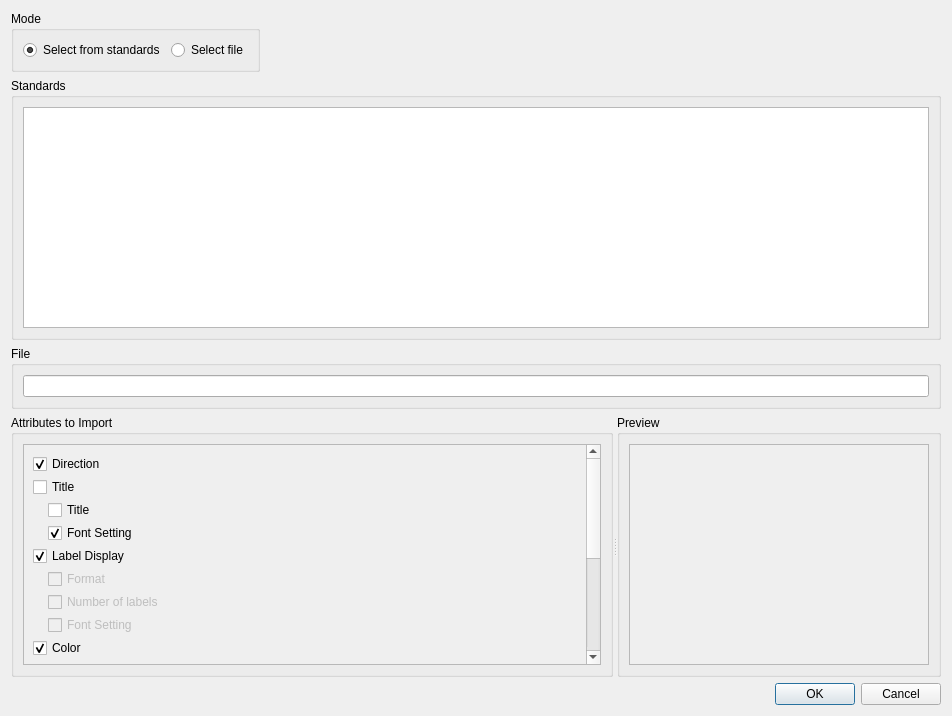
<?xml version="1.0" encoding="UTF-8"?>
<ui version="4.0">
 <class>ColorMapSettingEditWidget_ImportDialog</class>
 <widget class="QDialog" name="ColorMapSettingEditWidget_ImportDialog">
  <property name="geometry">
   <rect>
    <x>0</x>
    <y>0</y>
    <width>952</width>
    <height>716</height>
   </rect>
  </property>
  <property name="windowTitle">
   <string>Import Colormap Setting</string>
  </property>
  <layout class="QVBoxLayout" name="verticalLayout_6" stretch="0,1,0,1,0">
   <item>
    <layout class="QHBoxLayout" name="horizontalLayout_2">
     <item>
      <widget class="QGroupBox" name="modeGroupBox">
       <property name="title">
        <string>Mode</string>
       </property>
       <layout class="QHBoxLayout" name="horizontalLayout">
        <item>
         <widget class="QRadioButton" name="standardRadioButton">
          <property name="text">
           <string>Select from standards</string>
          </property>
          <property name="checked">
           <bool>true</bool>
          </property>
         </widget>
        </item>
        <item>
         <widget class="QRadioButton" name="fileRadioButton">
          <property name="text">
           <string>Select file</string>
          </property>
         </widget>
        </item>
       </layout>
      </widget>
     </item>
     <item>
      <spacer name="horizontalSpacer">
       <property name="orientation">
        <enum>Qt::Horizontal</enum>
       </property>
       <property name="sizeHint" stdset="0">
        <size>
         <width>40</width>
         <height>20</height>
        </size>
       </property>
      </spacer>
     </item>
    </layout>
   </item>
   <item>
    <widget class="QGroupBox" name="standardsGroupBox">
     <property name="title">
      <string>Standards</string>
     </property>
     <layout class="QVBoxLayout" name="verticalLayout_3">
      <item>
       <widget class="QTreeView" name="standardsTreeView">
        <property name="editTriggers">
         <set>QAbstractItemView::NoEditTriggers</set>
        </property>
        <attribute name="headerVisible">
         <bool>false</bool>
        </attribute>
       </widget>
      </item>
     </layout>
    </widget>
   </item>
   <item>
    <widget class="QGroupBox" name="fileGroupBox">
     <property name="title">
      <string>File</string>
     </property>
     <layout class="QVBoxLayout" name="verticalLayout_2">
      <item>
       <widget class="FilenameEditWidget" name="fileEdit"/>
      </item>
     </layout>
    </widget>
   </item>
   <item>
    <widget class="QSplitter" name="splitter">
     <property name="orientation">
      <enum>Qt::Horizontal</enum>
     </property>
     <widget class="QGroupBox" name="attributesGroupBox">
      <property name="title">
       <string>Attributes to Import</string>
      </property>
      <layout class="QVBoxLayout" name="verticalLayout_5">
       <item>
        <widget class="QScrollArea" name="attributesScrollArea">
         <property name="widgetResizable">
          <bool>true</bool>
         </property>
         <widget class="QWidget" name="scrollAreaWidgetContents">
          <property name="geometry">
           <rect>
            <x>0</x>
            <y>0</y>
            <width>570</width>
            <height>374</height>
           </rect>
          </property>
          <layout class="QVBoxLayout" name="verticalLayout_4" stretch="0,0,0,0,0,0,0,0,0,0,0,0,0,0,0,0,0,1">
           <property name="spacing">
            <number>3</number>
           </property>
           <item>
            <widget class="QCheckBox" name="directionCheckBox">
             <property name="text">
              <string>Direction</string>
             </property>
             <property name="checked">
              <bool>true</bool>
             </property>
            </widget>
           </item>
           <item>
            <widget class="QCheckBox" name="titleGroupCheckBox">
             <property name="text">
              <string>Title</string>
             </property>
            </widget>
           </item>
           <item>
            <layout class="QHBoxLayout" name="horizontalLayout_3">
             <item>
              <spacer name="horizontalSpacer_2">
               <property name="orientation">
                <enum>Qt::Horizontal</enum>
               </property>
               <property name="sizeType">
                <enum>QSizePolicy::Fixed</enum>
               </property>
               <property name="sizeHint" stdset="0">
                <size>
                 <width>15</width>
                 <height>10</height>
                </size>
               </property>
              </spacer>
             </item>
             <item>
              <widget class="QCheckBox" name="titleCheckBox">
               <property name="text">
                <string>Title</string>
               </property>
              </widget>
             </item>
            </layout>
           </item>
           <item>
            <layout class="QHBoxLayout" name="horizontalLayout_4">
             <item>
              <spacer name="horizontalSpacer_3">
               <property name="orientation">
                <enum>Qt::Horizontal</enum>
               </property>
               <property name="sizeType">
                <enum>QSizePolicy::Fixed</enum>
               </property>
               <property name="sizeHint" stdset="0">
                <size>
                 <width>15</width>
                 <height>10</height>
                </size>
               </property>
              </spacer>
             </item>
             <item>
              <widget class="QCheckBox" name="titleFontSettingCheckBox">
               <property name="text">
                <string>Font Setting</string>
               </property>
               <property name="checked">
                <bool>true</bool>
               </property>
              </widget>
             </item>
            </layout>
           </item>
           <item>
            <widget class="QCheckBox" name="labelDisplayGroupCheckBox">
             <property name="text">
              <string>Label Display</string>
             </property>
             <property name="checked">
              <bool>true</bool>
             </property>
            </widget>
           </item>
           <item>
            <layout class="QHBoxLayout" name="horizontalLayout_5">
             <item>
              <spacer name="horizontalSpacer_4">
               <property name="orientation">
                <enum>Qt::Horizontal</enum>
               </property>
               <property name="sizeType">
                <enum>QSizePolicy::Fixed</enum>
               </property>
               <property name="sizeHint" stdset="0">
                <size>
                 <width>15</width>
                 <height>10</height>
                </size>
               </property>
              </spacer>
             </item>
             <item>
              <widget class="QCheckBox" name="labelFormatCheckBox">
               <property name="enabled">
                <bool>false</bool>
               </property>
               <property name="text">
                <string>Format</string>
               </property>
              </widget>
             </item>
            </layout>
           </item>
           <item>
            <layout class="QHBoxLayout" name="horizontalLayout_6">
             <item>
              <spacer name="horizontalSpacer_5">
               <property name="orientation">
                <enum>Qt::Horizontal</enum>
               </property>
               <property name="sizeType">
                <enum>QSizePolicy::Fixed</enum>
               </property>
               <property name="sizeHint" stdset="0">
                <size>
                 <width>15</width>
                 <height>10</height>
                </size>
               </property>
              </spacer>
             </item>
             <item>
              <widget class="QCheckBox" name="numLabelsCheckBox">
               <property name="enabled">
                <bool>false</bool>
               </property>
               <property name="text">
                <string>Number of labels</string>
               </property>
              </widget>
             </item>
            </layout>
           </item>
           <item>
            <layout class="QHBoxLayout" name="horizontalLayout_7">
             <item>
              <spacer name="horizontalSpacer_6">
               <property name="orientation">
                <enum>Qt::Horizontal</enum>
               </property>
               <property name="sizeType">
                <enum>QSizePolicy::Fixed</enum>
               </property>
               <property name="sizeHint" stdset="0">
                <size>
                 <width>15</width>
                 <height>10</height>
                </size>
               </property>
              </spacer>
             </item>
             <item>
              <widget class="QCheckBox" name="labelFontSettingCheckBox">
               <property name="enabled">
                <bool>false</bool>
               </property>
               <property name="text">
                <string>Font Setting</string>
               </property>
              </widget>
             </item>
            </layout>
           </item>
           <item>
            <widget class="QCheckBox" name="colorGroupCheckBox">
             <property name="text">
              <string>Color</string>
             </property>
             <property name="checked">
              <bool>true</bool>
             </property>
            </widget>
           </item>
           <item>
            <layout class="QHBoxLayout" name="horizontalLayout_8">
             <item>
              <spacer name="horizontalSpacer_7">
               <property name="orientation">
                <enum>Qt::Horizontal</enum>
               </property>
               <property name="sizeType">
                <enum>QSizePolicy::Fixed</enum>
               </property>
               <property name="sizeHint" stdset="0">
                <size>
                 <width>15</width>
                 <height>10</height>
                </size>
               </property>
              </spacer>
             </item>
             <item>
              <widget class="QCheckBox" name="colorTitleCheckBox">
               <property name="enabled">
                <bool>false</bool>
               </property>
               <property name="text">
                <string>Title</string>
               </property>
              </widget>
             </item>
            </layout>
           </item>
           <item>
            <layout class="QHBoxLayout" name="horizontalLayout_9">
             <item>
              <spacer name="horizontalSpacer_8">
               <property name="orientation">
                <enum>Qt::Horizontal</enum>
               </property>
               <property name="sizeType">
                <enum>QSizePolicy::Fixed</enum>
               </property>
               <property name="sizeHint" stdset="0">
                <size>
                 <width>15</width>
                 <height>10</height>
                </size>
               </property>
              </spacer>
             </item>
             <item>
              <widget class="QCheckBox" name="colorLabelCheckBox">
               <property name="enabled">
                <bool>false</bool>
               </property>
               <property name="text">
                <string>Label</string>
               </property>
              </widget>
             </item>
            </layout>
           </item>
           <item>
            <layout class="QHBoxLayout" name="horizontalLayout_10">
             <item>
              <spacer name="horizontalSpacer_9">
               <property name="orientation">
                <enum>Qt::Horizontal</enum>
               </property>
               <property name="sizeType">
                <enum>QSizePolicy::Fixed</enum>
               </property>
               <property name="sizeHint" stdset="0">
                <size>
                 <width>15</width>
                 <height>10</height>
                </size>
               </property>
              </spacer>
             </item>
             <item>
              <widget class="QCheckBox" name="colorBackgroundCheckBox">
               <property name="enabled">
                <bool>false</bool>
               </property>
               <property name="text">
                <string>Background</string>
               </property>
              </widget>
             </item>
            </layout>
           </item>
           <item>
            <widget class="QCheckBox" name="sizeAndPositionGroupCheckBox">
             <property name="text">
              <string>Size and Position</string>
             </property>
             <property name="checked">
              <bool>true</bool>
             </property>
            </widget>
           </item>
           <item>
            <layout class="QHBoxLayout" name="horizontalLayout_11">
             <item>
              <spacer name="horizontalSpacer_10">
               <property name="orientation">
                <enum>Qt::Horizontal</enum>
               </property>
               <property name="sizeType">
                <enum>QSizePolicy::Fixed</enum>
               </property>
               <property name="sizeHint" stdset="0">
                <size>
                 <width>15</width>
                 <height>10</height>
                </size>
               </property>
              </spacer>
             </item>
             <item>
              <widget class="QCheckBox" name="positionCheckBox">
               <property name="enabled">
                <bool>false</bool>
               </property>
               <property name="text">
                <string>Position</string>
               </property>
              </widget>
             </item>
            </layout>
           </item>
           <item>
            <layout class="QHBoxLayout" name="horizontalLayout_12">
             <item>
              <spacer name="horizontalSpacer_11">
               <property name="orientation">
                <enum>Qt::Horizontal</enum>
               </property>
               <property name="sizeType">
                <enum>QSizePolicy::Fixed</enum>
               </property>
               <property name="sizeHint" stdset="0">
                <size>
                 <width>15</width>
                 <height>10</height>
                </size>
               </property>
              </spacer>
             </item>
             <item>
              <widget class="QCheckBox" name="sizeCheckBox">
               <property name="enabled">
                <bool>false</bool>
               </property>
               <property name="text">
                <string>Size</string>
               </property>
              </widget>
             </item>
            </layout>
           </item>
           <item>
            <widget class="QCheckBox" name="barWidthCheckBox">
             <property name="text">
              <string>Bar Width</string>
             </property>
             <property name="checked">
              <bool>true</bool>
             </property>
            </widget>
           </item>
           <item>
            <widget class="QCheckBox" name="alignmentCheckBox">
             <property name="text">
              <string>Alignment</string>
             </property>
             <property name="checked">
              <bool>true</bool>
             </property>
            </widget>
           </item>
           <item>
            <spacer name="verticalSpacer">
             <property name="orientation">
              <enum>Qt::Vertical</enum>
             </property>
             <property name="sizeType">
              <enum>QSizePolicy::Minimum</enum>
             </property>
             <property name="sizeHint" stdset="0">
              <size>
               <width>20</width>
               <height>13</height>
              </size>
             </property>
            </spacer>
           </item>
          </layout>
         </widget>
        </widget>
       </item>
      </layout>
     </widget>
     <widget class="QGroupBox" name="previewGroupBox">
      <property name="title">
       <string>Preview</string>
      </property>
      <layout class="QVBoxLayout" name="verticalLayout_7">
       <item>
        <widget class="QScrollArea" name="scrollArea">
         <property name="widgetResizable">
          <bool>true</bool>
         </property>
         <widget class="QWidget" name="scrollAreaWidgetContents_2">
          <property name="geometry">
           <rect>
            <x>0</x>
            <y>0</y>
            <width>298</width>
            <height>240</height>
           </rect>
          </property>
          <layout class="QVBoxLayout" name="verticalLayout">
           <item>
            <widget class="QImageDisplayWidget" name="previewWidget" native="true"/>
           </item>
          </layout>
         </widget>
        </widget>
       </item>
      </layout>
     </widget>
    </widget>
   </item>
   <item>
    <widget class="QDialogButtonBox" name="buttonBox">
     <property name="orientation">
      <enum>Qt::Horizontal</enum>
     </property>
     <property name="standardButtons">
      <set>QDialogButtonBox::Cancel|QDialogButtonBox::Ok</set>
     </property>
    </widget>
   </item>
  </layout>
 </widget>
 <customwidgets>
  <customwidget>
   <class>FilenameEditWidget</class>
   <extends>QLineEdit</extends>
   <header>guibase/widget/filenameeditwidget.h</header>
  </customwidget>
  <customwidget>
   <class>QImageDisplayWidget</class>
   <extends>QWidget</extends>
   <header>misc/qimagedisplaywidget.h</header>
   <container>1</container>
  </customwidget>
 </customwidgets>
 <resources/>
 <connections>
  <connection>
   <sender>buttonBox</sender>
   <signal>accepted()</signal>
   <receiver>ColorMapSettingEditWidget_ImportDialog</receiver>
   <slot>accept()</slot>
   <hints>
    <hint type="sourcelabel">
     <x>457</x>
     <y>721</y>
    </hint>
    <hint type="destinationlabel">
     <x>157</x>
     <y>274</y>
    </hint>
   </hints>
  </connection>
  <connection>
   <sender>buttonBox</sender>
   <signal>rejected()</signal>
   <receiver>ColorMapSettingEditWidget_ImportDialog</receiver>
   <slot>reject()</slot>
   <hints>
    <hint type="sourcelabel">
     <x>525</x>
     <y>721</y>
    </hint>
    <hint type="destinationlabel">
     <x>286</x>
     <y>274</y>
    </hint>
   </hints>
  </connection>
  <connection>
   <sender>titleGroupCheckBox</sender>
   <signal>toggled(bool)</signal>
   <receiver>titleCheckBox</receiver>
   <slot>setDisabled(bool)</slot>
   <hints>
    <hint type="sourcelabel">
     <x>55</x>
     <y>480</y>
    </hint>
    <hint type="destinationlabel">
     <x>107</x>
     <y>505</y>
    </hint>
   </hints>
  </connection>
  <connection>
   <sender>titleGroupCheckBox</sender>
   <signal>toggled(bool)</signal>
   <receiver>titleFontSettingCheckBox</receiver>
   <slot>setDisabled(bool)</slot>
   <hints>
    <hint type="sourcelabel">
     <x>54</x>
     <y>480</y>
    </hint>
    <hint type="destinationlabel">
     <x>106</x>
     <y>533</y>
    </hint>
   </hints>
  </connection>
  <connection>
   <sender>labelDisplayGroupCheckBox</sender>
   <signal>toggled(bool)</signal>
   <receiver>labelFormatCheckBox</receiver>
   <slot>setDisabled(bool)</slot>
   <hints>
    <hint type="sourcelabel">
     <x>51</x>
     <y>558</y>
    </hint>
    <hint type="destinationlabel">
     <x>104</x>
     <y>583</y>
    </hint>
   </hints>
  </connection>
  <connection>
   <sender>labelDisplayGroupCheckBox</sender>
   <signal>toggled(bool)</signal>
   <receiver>numLabelsCheckBox</receiver>
   <slot>setDisabled(bool)</slot>
   <hints>
    <hint type="sourcelabel">
     <x>56</x>
     <y>558</y>
    </hint>
    <hint type="destinationlabel">
     <x>104</x>
     <y>611</y>
    </hint>
   </hints>
  </connection>
  <connection>
   <sender>labelDisplayGroupCheckBox</sender>
   <signal>toggled(bool)</signal>
   <receiver>labelFontSettingCheckBox</receiver>
   <slot>setDisabled(bool)</slot>
   <hints>
    <hint type="sourcelabel">
     <x>51</x>
     <y>558</y>
    </hint>
    <hint type="destinationlabel">
     <x>102</x>
     <y>639</y>
    </hint>
   </hints>
  </connection>
  <connection>
   <sender>colorGroupCheckBox</sender>
   <signal>toggled(bool)</signal>
   <receiver>colorTitleCheckBox</receiver>
   <slot>setDisabled(bool)</slot>
   <hints>
    <hint type="sourcelabel">
     <x>51</x>
     <y>664</y>
    </hint>
    <hint type="destinationlabel">
     <x>103</x>
     <y>689</y>
    </hint>
   </hints>
  </connection>
  <connection>
   <sender>colorGroupCheckBox</sender>
   <signal>toggled(bool)</signal>
   <receiver>colorLabelCheckBox</receiver>
   <slot>setDisabled(bool)</slot>
   <hints>
    <hint type="sourcelabel">
     <x>52</x>
     <y>664</y>
    </hint>
    <hint type="destinationlabel">
     <x>102</x>
     <y>717</y>
    </hint>
   </hints>
  </connection>
  <connection>
   <sender>colorGroupCheckBox</sender>
   <signal>toggled(bool)</signal>
   <receiver>colorBackgroundCheckBox</receiver>
   <slot>setDisabled(bool)</slot>
   <hints>
    <hint type="sourcelabel">
     <x>70</x>
     <y>664</y>
    </hint>
    <hint type="destinationlabel">
     <x>106</x>
     <y>745</y>
    </hint>
   </hints>
  </connection>
  <connection>
   <sender>sizeAndPositionGroupCheckBox</sender>
   <signal>toggled(bool)</signal>
   <receiver>positionCheckBox</receiver>
   <slot>setDisabled(bool)</slot>
   <hints>
    <hint type="sourcelabel">
     <x>69</x>
     <y>770</y>
    </hint>
    <hint type="destinationlabel">
     <x>93</x>
     <y>795</y>
    </hint>
   </hints>
  </connection>
  <connection>
   <sender>sizeAndPositionGroupCheckBox</sender>
   <signal>toggled(bool)</signal>
   <receiver>sizeCheckBox</receiver>
   <slot>setDisabled(bool)</slot>
   <hints>
    <hint type="sourcelabel">
     <x>67</x>
     <y>770</y>
    </hint>
    <hint type="destinationlabel">
     <x>98</x>
     <y>823</y>
    </hint>
   </hints>
  </connection>
 </connections>
</ui>
